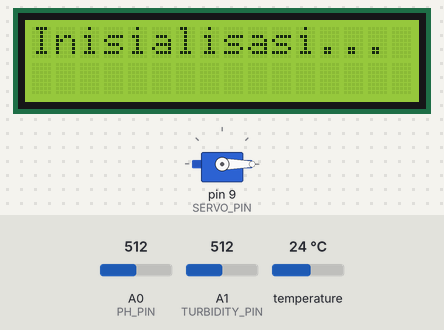
The sketch below on a simulated Arduino Mega 2560, built with avr-gcc and run on an emulated ATmega2560. Parts: 16×2 character LCD, servo. Inputs (shaded band) come from the test bench; at power-on: temperature 24 °C, A0 (PH_PIN) = 512, A1 (TURBIDITY_PIN) = 512. What the sketch prints to the serial monitor is not drawn.

Above: at 1.1 s.
At 2.5 s:
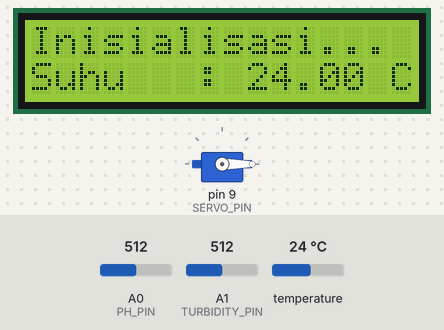
2.6 s: temperature set to 12 °C
At 4.5 s:
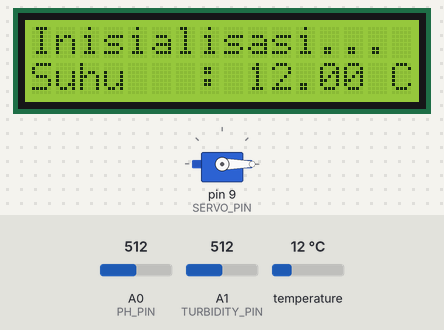
5.2 s: A0 (PH_PIN) set to 482
10.9 s: temperature set to 19 °C
At 11.6 s:
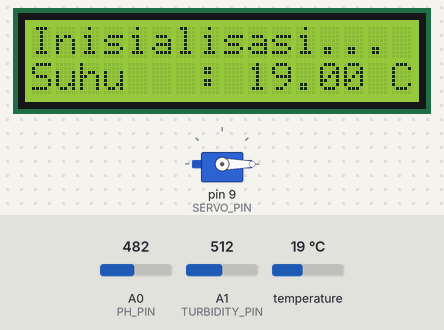
12.4 s: A1 (TURBIDITY_PIN) set to 992
18.1 s: A1 (TURBIDITY_PIN) set to 1008
19.6 s: temperature set to 28 °C
At 20.6 s:
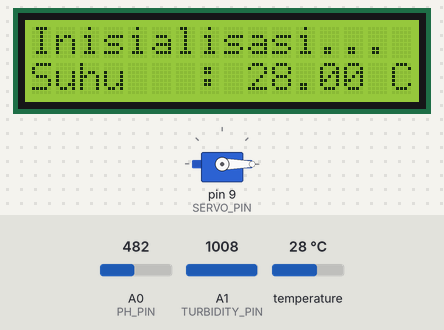
Timing chart, 0 to 22.5 s (numbered marks = the images above; inputs shaded):
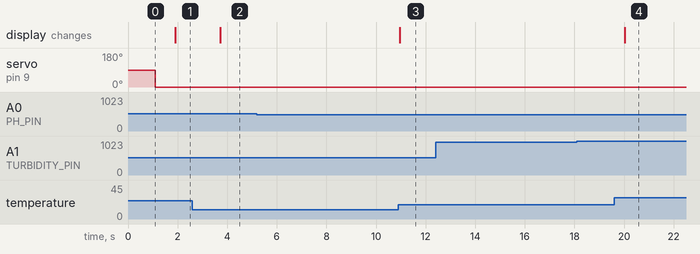

Measured:
- after the input at 2.6 s, the display: changes after 1.1 s (image 2)
- after the input at 5.2 s, every drawn part: stays the same
- after the input at 10.9 s, the display: changes after 0.06 s (image 3)
- after the input at 12.4 s, every drawn part: stays the same
- after the input at 18.1 s, every drawn part: stays the same
- after the input at 19.6 s, the display: changes after 0.42 s (image 4)

The sketch:

mainArduinoMega.ino
```cpp
#include <DHT.h>
#include <Wire.h>
#include <Servo.h>
#include <LiquidCrystal_I2C.h>
#include <OneWire.h>
#include <DallasTemperature.h>
#include <ArduinoJson.h>

#define PH_PIN A0
#define TURBIDITY_PIN A1
#define SERVO_PIN 9
#define ONE_WIRE_BUS 7

Servo servoMotor;
LiquidCrystal_I2C lcd(0x27, 16, 2);
OneWire oneWire(ONE_WIRE_BUS);
DallasTemperature sensors(&oneWire);

void setup() {
  Serial.begin(9600);
  Serial1.begin(9600);     // Inisialisasi komunikasi serial dengan ESP8266 di Serial1 (untuk mengirim data ke ESP)
  Serial2.begin(9600);     // Inisialisasi komunikasi serial dengan ESP8266 di Serial2 (untuk Menerima data dari ESP)
  Serial2.setTimeout(200);

  lcd.begin(16, 2);
  lcd.backlight();
  lcd.setCursor(0, 0);
  lcd.print("Inisialisasi...");

  servoMotor.attach(SERVO_PIN);
  sensors.begin();

  delay(1000);
}

float kalibrasipH(float voltase){
  float gradien = (7.0 - 4.0) / (2.5 - 3.2);
  float offset = 0.7 - gradien * 2.5;

  return gradien * voltase + offset;
}

void cekTombolDitekan(){
  if(Serial2.available() > 0){
    String dataDiterima = Serial2.readStringUntil('\n');
    StaticJsonDocument<256> doc;
    DeserializationError error = deserializeJson(doc, dataDiterima);

    if(!error){
      if(doc.containsKey("tombol")){
        const char* tombolkey = doc["tombol"];
        Serial.println(tombolkey);
        servoMotor.write(360);
      } else {
        servoMotor.write(0);
        const char* result = doc["waktu"];
        Serial.println(result);
        lcd.setCursor(0, 0);
        String waktu = "Waktu: " + String(result);
        lcd.print(waktu);
      }
    } else {
      Serial.println("tidak ada data yang di terima");
    }
  }
}

void kirimDataKeEsp(float pH, float suhu, int turbidity){
  // Kirim data ke Serial1 dalam format JSON
  if (!isnan(pH) && !isnan(turbidity)) {
    char pHStr[6];
    dtostrf(pH, 4, 2, pHStr);
    StaticJsonDocument<200> doc;
    doc["pH"] = pH;
    doc["turbidity"] = turbidity;
    doc["suhu_DS18B20"] = suhu;

    // Kirim data ke ESP8266 melalui Serial1
    String output;
    serializeJson(doc, output);  // Serialize objek JSON menjadi string
    output += "\n";  // Menambahkan newline untuk memisahkan pesan
    Serial1.print(output);

    // Debugging: tampilkan data yang dikirimkan ke ESP
    Serial.println("Data yang dikirim ke ESP: " + output);
  }
}

void loop() {
  servoMotor.write(0);
  cekTombolDitekan();

  int analogValuepH = analogRead(PH_PIN);
  float voltase = (analogValuepH * 5.0) / 1024.0;
  float pH = kalibrasipH(voltase);
  int turbidityValue = analogRead(TURBIDITY_PIN);

  // Baca suhu dari sensor DS18B20
  sensors.requestTemperatures();
  float suhuDS18B20 = sensors.getTempCByIndex(0);

  kirimDataKeEsp(pH, suhuDS18B20, turbidityValue);

  // Menampilkan data pada LCD
  lcd.setCursor(0, 1);
  lcd.print("Turbidity: ");
  lcd.print(turbidityValue);
  lcd.setCursor(0, 2);
  lcd.print("Suhu   : ");
  lcd.print(suhuDS18B20);
  lcd.print(" C");

  delay(1000);
}
```
